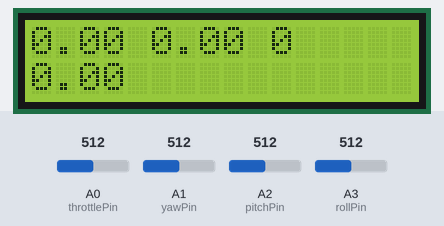
Simulated run of this sketch. Board: Arduino Uno, built with avr-gcc and run on an emulated ATmega328P. Parts: 16×2 character LCD. The inputs (shaded band) are chosen by the test bench; at power-on: A0 (throttlePin) = 512, A1 (yawPin) = 512, A2 (pitchPin) = 512, A3 (rollPin) = 512. No radio packets arrive unless stated; what the sketch prints to the serial monitor is not drawn.

Above: at 0.29 s.
At 2.65 s:
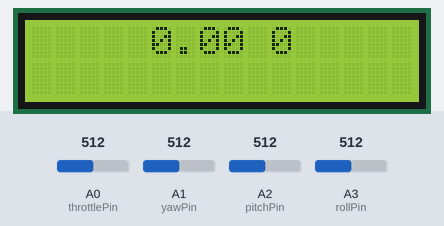
At 3.65 s:
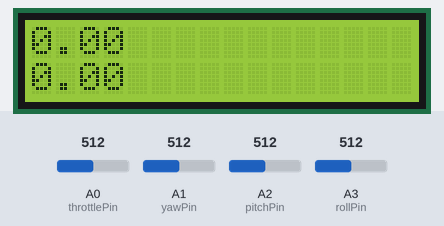
At 5.65 s:
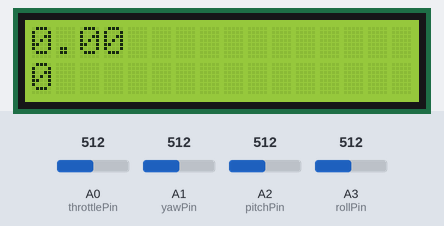

The sketch:

quad_transmitter.ino
```cpp
#include<SPI.h>
#include<LiquidCrystal.h>
#include "printf.h"
#include<nRF24L01.h>
#include<RF24.h>

//NRF      ARDUINO
//1 GND    GND
//2 VCC    3.3V
//3 CE     9  out
//4 CSN    10  out
//5 SCK    13 out
//6 MOSI   11 out
//7 MISO   12 in
//8 IRQ    2  in

RF24 Radio(9, 10);
LiquidCrystal Lcd(3, 4, 5, 6, 7, 8);

const uint64_t pipeOut = 0xB8B8F0F0E1LL;

struct radio {
  unsigned int throttle;
  unsigned int pitch;
  unsigned int roll;
  unsigned int yaw;
  float P_Gain;
  float I_Gain;
  unsigned int D_Gain;

} RadioData;

byte throttlePin = A0, yawPin = A1, pitchPin = A2, rollPin = A3, toogle = 0;
int throttle, yaw, pitch, roll, i = 0;
boolean flag = 1, flag1 = 1, flag2 = 1, up = 0, down = 0;

void setup() {
  Serial.begin(115200);
  Radio.begin();
  Lcd.begin(16, 2);
  printf_begin();
  Radio.setChannel(50);
  Radio.setPALevel(RF24_PA_MAX);
  Radio.setDataRate(RF24_250KBPS);
  Radio.setAutoAck(false);
  Radio.openWritingPipe(pipeOut);
  Radio.printDetails();

  RadioData.P_Gain = 0;
  RadioData.I_Gain = 0;
  RadioData.D_Gain = 0;
}

void loop() {
  set_PID();
  /*Serial.print(toogle); Serial.print("\t");
  Serial.print(up); Serial.print("\t");
  Serial.println(down);*/
  throttle = analogRead(throttlePin);
  yaw = analogRead(yawPin);
  roll = analogRead(rollPin);
  pitch = analogRead(pitchPin);
  /*Serial.print(roll);Serial.print("\t");
  Serial.println(pitch);*/

  yaw = map(yaw, 0, 1023, -180, 180);
  roll = map(roll, 0, 1023, -45, 45);
  pitch = map(pitch, 0, 1023, -45, 45);
  //  throttle = map(throttle, 0, 1023, 0, 900);

  Display();
  RadioData.throttle = throttle;
  RadioData.yaw = yaw;
  RadioData.roll = roll;
  RadioData.pitch = pitch;
  /*Lcd.clear();
    Lcd.setCursor(0, 0); Lcd.print(throttle);
    Lcd.setCursor(8, 0); Lcd.print(yaw);
    Lcd.setCursor(0, 1); Lcd.print(pitch);
    Lcd.setCursor(8, 1); Lcd.print(roll);*/

  Radio.write(&RadioData, sizeof(RadioData));
}

void set_PID() {
  if ((roll < 200 || roll > 700) && flag) {
    toogle = i % 3;
    i++;
    flag = 0;
    Serial.println("if");
  }
  else {
    flag = 1;
    Serial.println("else");
  }

  if (pitch > 700  && flag1) {
    up = 1;
    flag1 = 0;
  }
  else{
    up = 0;
    flag1 = 1;
  }

  if (pitch < 300 && flag2) {
    down = 1;
    flag2 = 0;
  }
  else{
    flag2 = 0;
    down = 0;
  }
  switch (toogle) {

    case 0:
      PGain();
      break;

    case 1:
      IGain();
      break;

    case 2:
      DGain();
      break;

  }
}

void Display() {
  if (toogle == 0) {
    Lcd.setCursor(0, 0);
    if (millis() % 1000 < 500) {
      Lcd.print(RadioData.P_Gain);
    }
    else {
      Lcd.clear();
    }
    Lcd.setCursor(5, 0);
    Lcd.print(RadioData.I_Gain);
    Lcd.setCursor(10, 0);
    Lcd.print(RadioData.D_Gain);
  }
  else if (toogle == 1) {
    if (millis() % 1000 < 500) {
      Lcd.setCursor(0, 5);
      Lcd.print(RadioData.I_Gain);
    }
    else {
      Lcd.clear();
    }
    Lcd.setCursor(0, 0);
    Lcd.print(RadioData.P_Gain);
    Lcd.setCursor(0, 10);
    Lcd.print(RadioData.D_Gain);
  }
  else if (toogle == 2) {
    if (millis() % 1000 < 500) {
      Lcd.setCursor(0, 10);
      Lcd.print(RadioData.D_Gain);
    }
    else {
      Lcd.clear();
    }
    Lcd.setCursor(0, 0);
    Lcd.print(RadioData.P_Gain);
    Lcd.setCursor(0, 5);
    Lcd.print(RadioData.I_Gain);
  }
}

void PGain() {
  if (up) {
    RadioData.P_Gain += 0.1;
  }
  if (down) {
    RadioData.P_Gain = -0.1;
  }
  if (RadioData.P_Gain < 0) {
    RadioData.P_Gain = 0;
  }
}

void IGain() {
  if (up) {
    RadioData.I_Gain += 0.01;
  }
  if (down) {
    RadioData.I_Gain -= 0.01;
  }
  if (RadioData.I_Gain < 0) {
    RadioData.I_Gain = 0;
  }
}

void DGain() {
  if (up) {
    RadioData.D_Gain += 1;
  }
  if (down) {
    RadioData.D_Gain -= 1;
  }
  if (RadioData.D_Gain < 0) {
    RadioData.D_Gain = 0;
  }
}
```

Measured:
- by itself, everything shown: repeats every 6.0 s, in 18 steps
- what the display in image 0 shows lasts 0.4 s, from 0.1 s to 0.5 s
